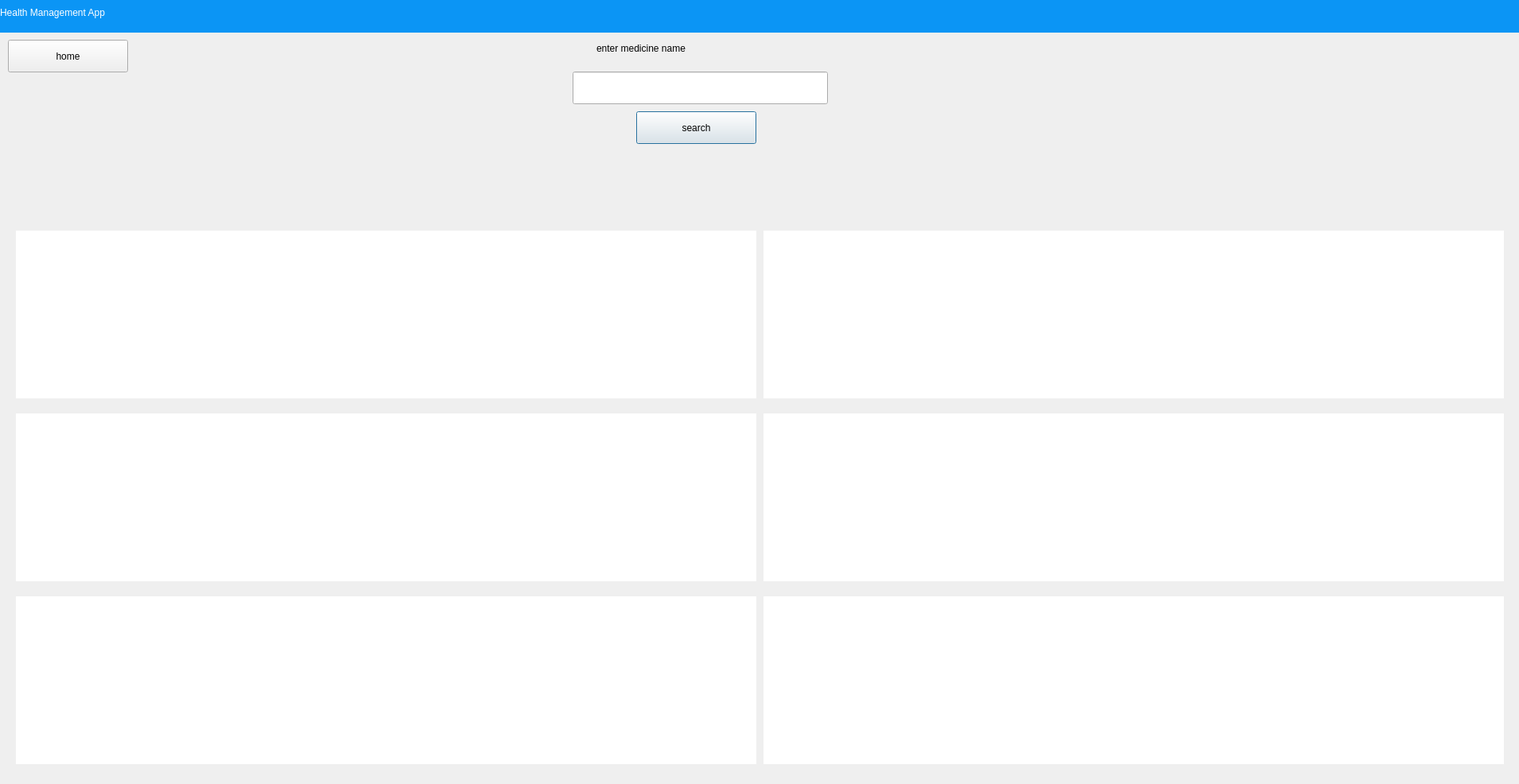
<?xml version="1.0" encoding="UTF-8"?>
<ui version="4.0">
 <class>Dialog</class>
 <widget class="QDialog" name="Dialog">
  <property name="geometry">
   <rect>
    <x>0</x>
    <y>0</y>
    <width>1910</width>
    <height>986</height>
   </rect>
  </property>
  <property name="windowTitle">
   <string>Dialog</string>
  </property>
  <widget class="QWidget" name="widget" native="true">
   <property name="geometry">
    <rect>
     <x>0</x>
     <y>-10</y>
     <width>1920</width>
     <height>1080</height>
    </rect>
   </property>
   <property name="styleSheet">
    <string notr="true">
QWidget#widget{
background-color: qlineargradient(spread:pad, x1:0, y1:0, x2:0.652, y2:0.897727, stop:0.243781 rgba(83, 187, 255, 255), stop:1 rgba(255, 179, 249, 255))};</string>
   </property>
   <widget class="QLabel" name="label_2">
    <property name="geometry">
     <rect>
      <x>0</x>
      <y>0</y>
      <width>1920</width>
      <height>51</height>
     </rect>
    </property>
    <property name="styleSheet">
     <string notr="true">background-color: rgb(11, 149, 245);

font: 22pt &quot;MS Sans Serif&quot;;

color: rgb(255, 255, 255);</string>
    </property>
    <property name="text">
     <string>Health Management App</string>
    </property>
   </widget>
   <widget class="QLabel" name="label_4">
    <property name="geometry">
     <rect>
      <x>750</x>
      <y>30</y>
      <width>251</width>
      <height>81</height>
     </rect>
    </property>
    <property name="styleSheet">
     <string notr="true">font: 75 22pt &quot;MS Sans Serif&quot;;
color: rgb(0, 0, 0);</string>
    </property>
    <property name="text">
     <string>enter medicine name</string>
    </property>
   </widget>
   <widget class="QLineEdit" name="search_midicine_textbar">
    <property name="geometry">
     <rect>
      <x>720</x>
      <y>100</y>
      <width>321</width>
      <height>41</height>
     </rect>
    </property>
    <property name="styleSheet">
     <string notr="true">color: rgb(0, 0, 0);
font: 14pt &quot;MS Shell Dlg 2&quot;;</string>
    </property>
   </widget>
   <widget class="QPushButton" name="medicine_search_button">
    <property name="geometry">
     <rect>
      <x>800</x>
      <y>150</y>
      <width>151</width>
      <height>41</height>
     </rect>
    </property>
    <property name="styleSheet">
     <string notr="true">

QPushButton {
background-color: rgb(4, 118, 159)
}

QPushButton:hover {
  background-color:rgb(0, 0, 0)
};

color:rgb(255, 255, 255);

font: 75 15pt &quot;MS Sans Serif&quot;;</string>
    </property>
    <property name="text">
     <string>search</string>
    </property>
   </widget>
   <widget class="QPushButton" name="medicine_home_button">
    <property name="geometry">
     <rect>
      <x>10</x>
      <y>60</y>
      <width>151</width>
      <height>41</height>
     </rect>
    </property>
    <property name="styleSheet">
     <string notr="true">

QPushButton {
background-color: rgb(4, 118, 159)
}

QPushButton:hover {
  background-color:rgb(0, 0, 0)
};

color:rgb(255, 255, 255);

font: 75 15pt &quot;MS Sans Serif&quot;;</string>
    </property>
    <property name="text">
     <string>home</string>
    </property>
   </widget>
   <widget class="QLabel" name="l1">
    <property name="geometry">
     <rect>
      <x>20</x>
      <y>900</y>
      <width>931</width>
      <height>71</height>
     </rect>
    </property>
    <property name="styleSheet">
     <string notr="true">background-color: rgb(255, 255, 255);
font: 12pt &quot;MS Shell Dlg 2&quot;;

color: rgb(0, 0, 0);</string>
    </property>
    <property name="text">
     <string/>
    </property>
    <property name="textFormat">
     <enum>Qt::RichText</enum>
    </property>
    <property name="openExternalLinks">
     <bool>true</bool>
    </property>
    <property name="textInteractionFlags">
     <set>Qt::NoTextInteraction</set>
    </property>
   </widget>
   <widget class="QLabel" name="label1_2">
    <property name="geometry">
     <rect>
      <x>960</x>
      <y>900</y>
      <width>931</width>
      <height>71</height>
     </rect>
    </property>
    <property name="styleSheet">
     <string notr="true">background-color: rgb(255, 255, 255);
font: 12pt &quot;MS Shell Dlg 2&quot;;
color: rgb(0, 0, 0);</string>
    </property>
    <property name="text">
     <string/>
    </property>
    <property name="openExternalLinks">
     <bool>true</bool>
    </property>
   </widget>
   <widget class="QLabel" name="l2">
    <property name="geometry">
     <rect>
      <x>20</x>
      <y>830</y>
      <width>931</width>
      <height>71</height>
     </rect>
    </property>
    <property name="styleSheet">
     <string notr="true">background-color: rgb(255, 255, 255);
font: 12pt &quot;MS Shell Dlg 2&quot;;
color: rgb(0, 0, 0);</string>
    </property>
    <property name="text">
     <string/>
    </property>
    <property name="textFormat">
     <enum>Qt::RichText</enum>
    </property>
    <property name="openExternalLinks">
     <bool>true</bool>
    </property>
   </widget>
   <widget class="QLabel" name="l3">
    <property name="geometry">
     <rect>
      <x>20</x>
      <y>760</y>
      <width>931</width>
      <height>71</height>
     </rect>
    </property>
    <property name="styleSheet">
     <string notr="true">background-color: rgb(255, 255, 255);
font: 12pt &quot;MS Shell Dlg 2&quot;;
color: rgb(0, 0, 0);</string>
    </property>
    <property name="text">
     <string/>
    </property>
    <property name="openExternalLinks">
     <bool>true</bool>
    </property>
   </widget>
   <widget class="QLabel" name="label1_5">
    <property name="geometry">
     <rect>
      <x>20</x>
      <y>670</y>
      <width>931</width>
      <height>71</height>
     </rect>
    </property>
    <property name="styleSheet">
     <string notr="true">background-color: rgb(255, 255, 255);
font: 12pt &quot;MS Shell Dlg 2&quot;;
color: rgb(0, 0, 0);</string>
    </property>
    <property name="text">
     <string/>
    </property>
    <property name="openExternalLinks">
     <bool>true</bool>
    </property>
   </widget>
   <widget class="QLabel" name="label1_6">
    <property name="geometry">
     <rect>
      <x>20</x>
      <y>600</y>
      <width>931</width>
      <height>71</height>
     </rect>
    </property>
    <property name="styleSheet">
     <string notr="true">background-color: rgb(255, 255, 255);
font: 12pt &quot;MS Shell Dlg 2&quot;;
color: rgb(0, 0, 0);</string>
    </property>
    <property name="text">
     <string/>
    </property>
    <property name="openExternalLinks">
     <bool>true</bool>
    </property>
   </widget>
   <widget class="QLabel" name="label1_7">
    <property name="geometry">
     <rect>
      <x>20</x>
      <y>530</y>
      <width>931</width>
      <height>71</height>
     </rect>
    </property>
    <property name="styleSheet">
     <string notr="true">background-color: rgb(255, 255, 255);
font: 12pt &quot;MS Shell Dlg 2&quot;;
color: rgb(0, 0, 0);</string>
    </property>
    <property name="text">
     <string/>
    </property>
    <property name="openExternalLinks">
     <bool>true</bool>
    </property>
   </widget>
   <widget class="QLabel" name="l1_8">
    <property name="geometry">
     <rect>
      <x>20</x>
      <y>440</y>
      <width>931</width>
      <height>71</height>
     </rect>
    </property>
    <property name="styleSheet">
     <string notr="true">background-color: rgb(255, 255, 255);
font: 12pt &quot;MS Shell Dlg 2&quot;;
color: rgb(0, 0, 0);</string>
    </property>
    <property name="text">
     <string/>
    </property>
    <property name="openExternalLinks">
     <bool>true</bool>
    </property>
   </widget>
   <widget class="QLabel" name="l2_9">
    <property name="geometry">
     <rect>
      <x>20</x>
      <y>370</y>
      <width>931</width>
      <height>71</height>
     </rect>
    </property>
    <property name="styleSheet">
     <string notr="true">background-color: rgb(255, 255, 255);
font: 12pt &quot;MS Shell Dlg 2&quot;;
color: rgb(0, 0, 0);</string>
    </property>
    <property name="text">
     <string/>
    </property>
    <property name="openExternalLinks">
     <bool>true</bool>
    </property>
   </widget>
   <widget class="QLabel" name="l1_10">
    <property name="geometry">
     <rect>
      <x>20</x>
      <y>300</y>
      <width>931</width>
      <height>71</height>
     </rect>
    </property>
    <property name="styleSheet">
     <string notr="true">background-color: rgb(255, 255, 255);
font: 12pt &quot;MS Shell Dlg 2&quot;;
color: rgb(0, 0, 0);</string>
    </property>
    <property name="text">
     <string/>
    </property>
    <property name="openExternalLinks">
     <bool>true</bool>
    </property>
   </widget>
   <widget class="QLabel" name="label1_11">
    <property name="geometry">
     <rect>
      <x>960</x>
      <y>830</y>
      <width>931</width>
      <height>71</height>
     </rect>
    </property>
    <property name="styleSheet">
     <string notr="true">background-color: rgb(255, 255, 255);
font: 12pt &quot;MS Shell Dlg 2&quot;;
color: rgb(0, 0, 0);</string>
    </property>
    <property name="text">
     <string/>
    </property>
    <property name="openExternalLinks">
     <bool>true</bool>
    </property>
   </widget>
   <widget class="QLabel" name="label1_12">
    <property name="geometry">
     <rect>
      <x>960</x>
      <y>760</y>
      <width>931</width>
      <height>71</height>
     </rect>
    </property>
    <property name="styleSheet">
     <string notr="true">background-color: rgb(255, 255, 255);
font: 12pt &quot;MS Shell Dlg 2&quot;;
color: rgb(0, 0, 0);</string>
    </property>
    <property name="text">
     <string/>
    </property>
    <property name="openExternalLinks">
     <bool>true</bool>
    </property>
   </widget>
   <widget class="QLabel" name="label1_13">
    <property name="geometry">
     <rect>
      <x>960</x>
      <y>670</y>
      <width>931</width>
      <height>71</height>
     </rect>
    </property>
    <property name="styleSheet">
     <string notr="true">background-color: rgb(255, 255, 255);
font: 12pt &quot;MS Shell Dlg 2&quot;;
color: rgb(0, 0, 0);</string>
    </property>
    <property name="text">
     <string/>
    </property>
    <property name="openExternalLinks">
     <bool>true</bool>
    </property>
   </widget>
   <widget class="QLabel" name="label1_14">
    <property name="geometry">
     <rect>
      <x>960</x>
      <y>600</y>
      <width>931</width>
      <height>71</height>
     </rect>
    </property>
    <property name="styleSheet">
     <string notr="true">background-color: rgb(255, 255, 255);
font: 12pt &quot;MS Shell Dlg 2&quot;;
color: rgb(0, 0, 0);</string>
    </property>
    <property name="text">
     <string/>
    </property>
    <property name="openExternalLinks">
     <bool>true</bool>
    </property>
   </widget>
   <widget class="QLabel" name="label1_15">
    <property name="geometry">
     <rect>
      <x>960</x>
      <y>530</y>
      <width>931</width>
      <height>71</height>
     </rect>
    </property>
    <property name="styleSheet">
     <string notr="true">background-color: rgb(255, 255, 255);
font: 12pt &quot;MS Shell Dlg 2&quot;;
color: rgb(0, 0, 0);</string>
    </property>
    <property name="text">
     <string/>
    </property>
    <property name="openExternalLinks">
     <bool>true</bool>
    </property>
   </widget>
   <widget class="QLabel" name="label1_16">
    <property name="geometry">
     <rect>
      <x>960</x>
      <y>440</y>
      <width>931</width>
      <height>71</height>
     </rect>
    </property>
    <property name="styleSheet">
     <string notr="true">background-color: rgb(255, 255, 255);
font: 12pt &quot;MS Shell Dlg 2&quot;;
color: rgb(0, 0, 0);</string>
    </property>
    <property name="text">
     <string/>
    </property>
    <property name="openExternalLinks">
     <bool>true</bool>
    </property>
   </widget>
   <widget class="QLabel" name="label1_17">
    <property name="geometry">
     <rect>
      <x>960</x>
      <y>370</y>
      <width>931</width>
      <height>71</height>
     </rect>
    </property>
    <property name="styleSheet">
     <string notr="true">background-color: rgb(255, 255, 255);
font: 12pt &quot;MS Shell Dlg 2&quot;;
color: rgb(0, 0, 0);</string>
    </property>
    <property name="text">
     <string/>
    </property>
    <property name="openExternalLinks">
     <bool>true</bool>
    </property>
   </widget>
   <widget class="QLabel" name="label1_18">
    <property name="geometry">
     <rect>
      <x>960</x>
      <y>300</y>
      <width>931</width>
      <height>71</height>
     </rect>
    </property>
    <property name="styleSheet">
     <string notr="true">background-color: rgb(255, 255, 255);
font: 12pt &quot;MS Shell Dlg 2&quot;;
color: rgb(0, 0, 0);</string>
    </property>
    <property name="text">
     <string/>
    </property>
    <property name="openExternalLinks">
     <bool>true</bool>
    </property>
   </widget>
  </widget>
 </widget>
 <resources/>
 <connections/>
</ui>
